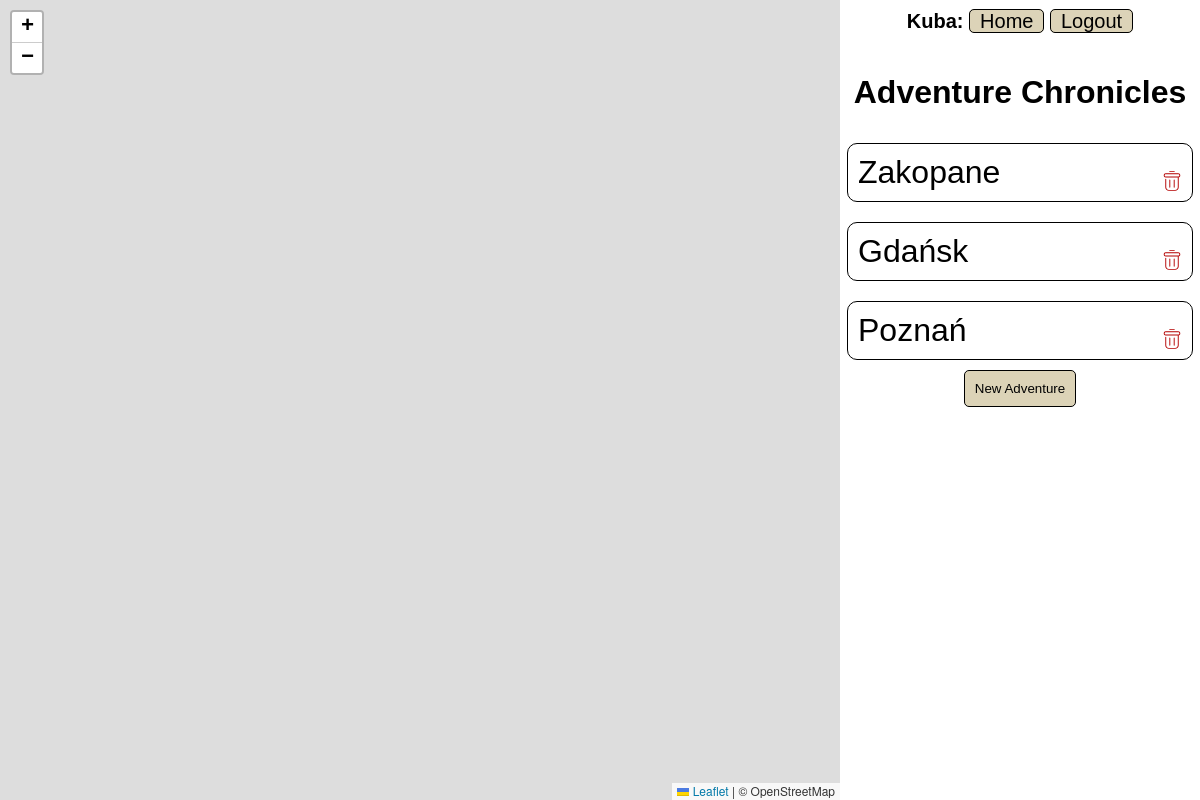
The app's page / (signed in) with its own data.
### adventure/models.py (models this page shows)
class Adventure(models.Model):
    title = models.CharField(max_length=128)
    author = models.ForeignKey(User, on_delete=models.CASCADE)
    is_public = models.BooleanField(default=False)

### adventure/views.py (the view)
# urls.py: path('', views.index, name='index'),
def index(request):
    adventures = Adventure.objects.filter(author = request.user.id)
    return render(request, 'adventure/index.html', {
        'adventures': adventures,
        'form': NewAdventureForm(),
    })

### adventure/templates/adventure/index.html (shortened to what this page needs)
{% extends "adventure/layout.html" %}
{% load static %}
{% block body %}
    <h1>Adventure Chronicles</h1>
    {% if user.is_authenticated %}
        {% for adv in adventures %}
            <div data-id='{{adv.id}}' class="adventure-item">
                <div>
                    <span>{{adv.title}}</span>
                </div>
                <img src="{% static 'adventure/img/delete.svg' %}" alt="trash icon for delete adventure">
            </div>
        {% empty %}
            <h2>No adventure yet</h2>
        {% endfor %}
    <div>
        <button class="add" id="newAdventureButton">New Adventure</button>
    </div>
    {% else %}
        <div>
            <span>To create your own adventures please</span>
            <a href="{% url 'register' %}">Register</a>
        </div>
    {% endif %}
{% endblock %}

### adventure/templates/adventure/layout.html (shortened to what this page needs)
{% load static %}
<!DOCTYPE html>
<html lang="en">
    <head lang="en">
        <link rel='stylesheet' href="{% static 'adventure/style.css' %}">
        <link rel="stylesheet" href="https://unpkg.com/leaflet@1.9.4/dist/leaflet.css"
/>
    </head>
    <body>
        <div id="map"></div>
        <div class="adv-contener">
                <div>
                    <nav class="nav">
                        {% if user.is_authenticated %}
                            <span style="font-weight: bold;">{{request.user.username|title}}:</span>
                        {% endif%}
                        <a href="{% url 'index' %}">Home</a>
                        {% if not user.is_authenticated %}
                            <a href="{% url 'register' %}">Register</a>
                            <a href="{% url 'login' %}">Login</a>
                        {% else %}
                            <a href="{% url 'logout' %}">Logout</a>
                        {% endif %}
                    </nav>
                </div>
                {% block body %}
                {% endblock %}
        </div>
    </body>
</html>

### adventure/static/adventure/style.css (style rules this page uses)
body { display: flex; flex-direction: column; justify-content: center; align-items: center; font-family: sans-serif; }
.nav { font-size:20px; text-align: center; margin-bottom: 20px; margin-top: 10px; }
.nav a { background-color: rgb(220, 211, 184); border: 1px solid black; text-decoration: none; color: black; border-radius: 5px; padding-left: 10px; padding-right: 10px; }
.adventure-item { width: 90%; border: 1px solid black; border-radius: 10px; margin:10px; padding:10px; font-size: 2rem; display: flex; flex-direction: row; z-index: 1; }
.adventure-item > img { display:block; margin-left: auto; margin-top: auto; height: 20px; z-index: 5; }
.adventure-item > div { width: 90%; }
.add { width: fit-content; background-color:rgb(220, 211, 183); }
.adv-contener { position: fixed; height:100vh; width: 30vw; left:70% ; top:0; display: flex; flex-direction: column; align-items: center; overflow: scroll; }
#map { height:100vh; width: 70vw; position: fixed; left:0 ; top:0; }
button, .input-button, .adv-form > input[type='submit'] { padding: 10px; border: 1px solid black; border-radius: 5px; font-weight: 500; margin-left: auto; }

### records on screen
Adventure: title "Zakopane"
Adventure: title "Gdańsk"
Adventure: title "Poznań"

### other values on screen
{{ request.user.username|title }} "Kuba"
